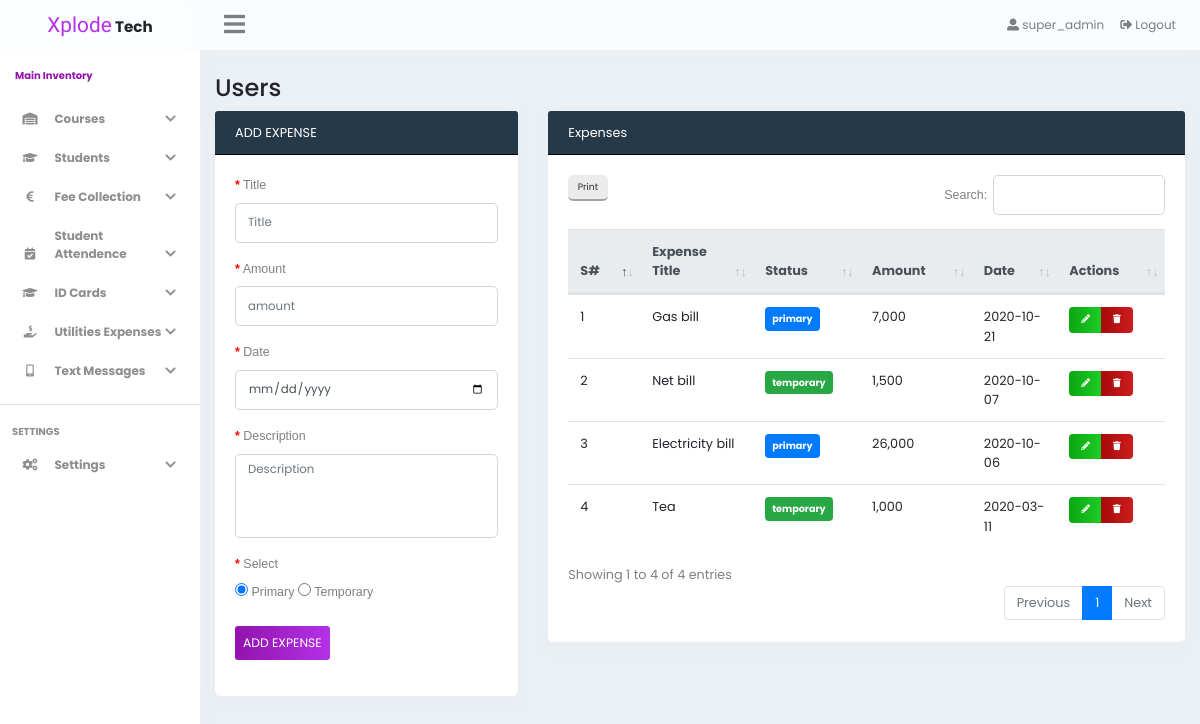
Before: /expenses/create.php (signed in) with the older database file.
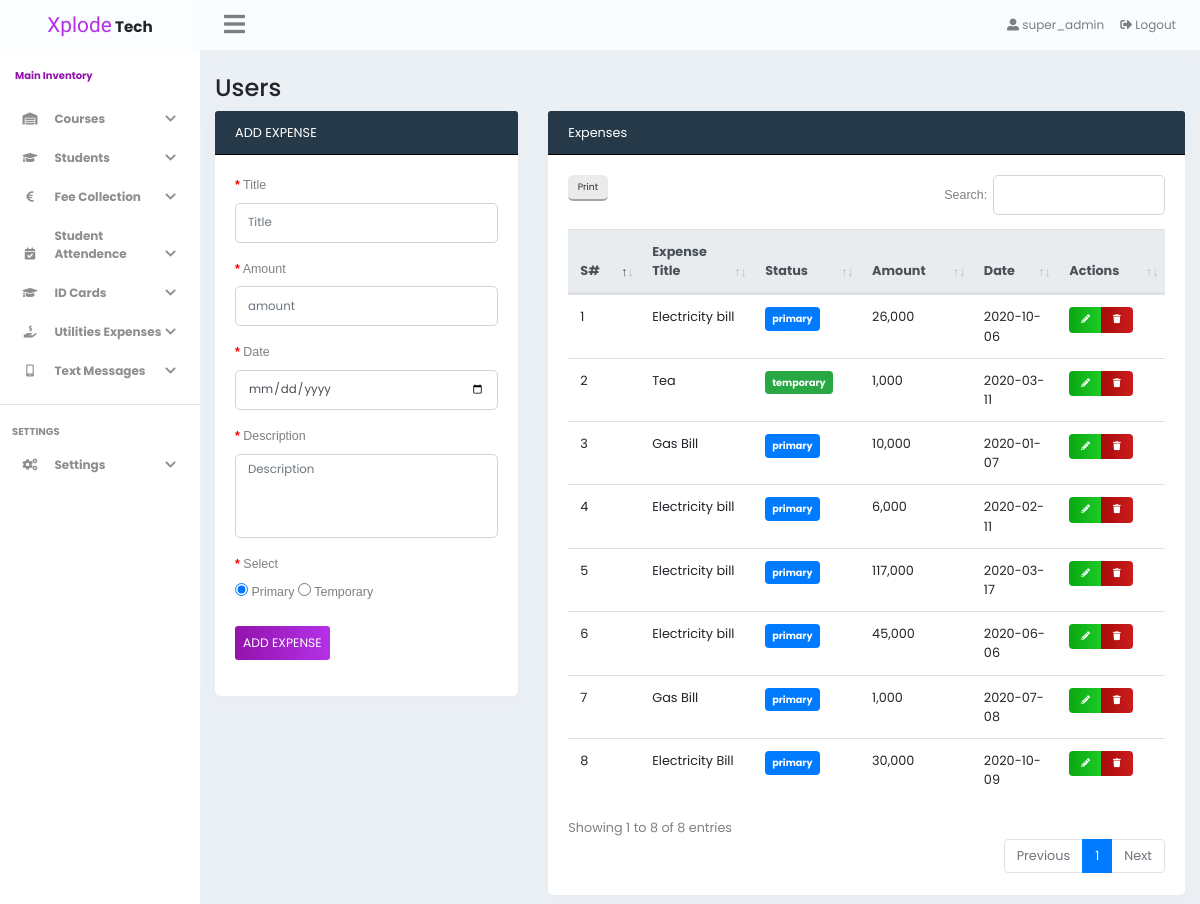
After: the same page with the newer database file.
### tables this page shows
CREATE TABLE `expenses` (
  `id` int(11) NOT NULL AUTO_INCREMENT,
  `title` varchar(50) NOT NULL,
  `amount` float NOT NULL,
  `date` date NOT NULL,
  `description` varchar(300) NOT NULL,
  `status` varchar(50) NOT NULL,
  `created_at` timestamp NOT NULL DEFAULT current_timestamp(),
  `updated_at` timestamp NOT NULL DEFAULT current_timestamp(),
  PRIMARY KEY (`id`)
);

### layouts/sidebar.php (called while the page is built, shortened)
<?php
include_once dirname(__DIR__) . '/classes/addUser.php';
$add = new ADDUsers();
$email = '';
if(isset($_SESSION['email'])){
    $email = $_SESSION['email'];
}
$sql = "SELECT role FROM `users` WHERE email = :email";
$role =   $add->SelectRole($sql , $email);
?>

### classes/db.php (called while the page is built, shortened)
<?php
class db {
       public function __construct(){
        try{
            $this->db = new PDO('mysql:host=localhost;dbname=xplode-tech','root','');
        }catch(PDOException $e){
            echo 'Please Check' .$e->getMessage();
        }
       }
   }
?>

### classes/addUser.php (called while the page is built, shortened)
<?php
include_once "db.php";
class ADDUsers extends db {
    public function SelectRole($sql , $email){
        $stmt = $this->db->prepare($sql);
        $stmt->bindParam(":email" , $email);
        $stmt->execute();
        if($stmt->rowCount() > 0){
            $res = $stmt->fetch();
            return $res['role'];
        }
    }
}
?>

### classes/expenses.php (the view, shortened to what the changed rows need)
<?php
include_once 'db.php';
class Expenses extends db {
    public function dataView($sql , $role){
        $stmt = $this->db->prepare($sql);
        $stmt->execute();
        ?><tbody><?php
        if($stmt->rowCount() > 0){
            $i = 0;
            while($row = $stmt->fetch(PDO::FETCH_ASSOC)){
                ?>
                    <tr>
                        <td><?php  echo ++$i;  ?></td>
                        <td><?php   echo $row['title'];  ?></td>
                        <td>
                            <?php
                                $status = $row['status'];
                                if($status == 'primary'){
                                    ?>
                                        <span class="badge badge-primary" style="padding:7px;"><?php echo $status;  ?></span>
                                    <?php
                                }elseif($status == 'temporary'){
                                    ?>
                                        <span class="badge badge-success" style="padding:7px;"><?php  echo $status;  ?></span>
                                    <?php
                                }
                            ?>
                        </td>
                        <td><?php echo number_format($row['amount']);  ?></td>
                        <td><?php echo $row['date'];  ?></td>
                        <?php if($role === 'super_admin'){  ?>
                        <td>
                            <div class="btn-group">
                                <a href="expenses/edit.php?id=<?php echo $row['id'];  ?>" class="btn btn-success btn-xs">
                                <i class="fas fa-pencil-alt"></i>
                                </a>
                                <a href="#" onclick="event.preventDefault(); deleteExpensess(event , <?php  echo $row['id'];  ?>)" class="btn btn-danger btn-xs">
                                    <i class="fas fa-trash"></i>
                                </a>
                            </div>
                        </td>
                        <?php  }  ?>
                    </tr>
                <?php
            }?></tbody><?php
        }
    }
}
?>

### expenses/create.php (shortened to what the changed rows need)
<!DOCTYPE html>
<html lang="en">
<head>
    <?php  require_once dirname(__DIR__) .'/layouts/header.php';   ?>
</head>
<body style="height :100vh">
    <div class="container-fluid">
        <div class="row">
             <?php require_once dirname(__DIR__) .'/layouts/sidebar.php' ?>
            <div class="col-sm-10 main-area">
               <div class="container">
                   <div class="row">
                     <?php  include_once dirname(__DIR__). '/lib/expenses/create.php'  ?>
                       <div class="col-sm-8">
                            <div class="card">
                                <div class="card-body">
                                    <div class="table-responsive">
                                        <table id="cour" class="table  table-hover" style="width:100%">
                                            <thead class="thead-light">
                                                <tr>
                                                    <th>S#</th>
                                                    <th>Expense Title</th>
                                                    <th>Status</th>
                                                    <th>Amount</th>
                                                    <th>Date</th>
                                                    <?php if($role === 'super_admin'){  ?>
                                                    <th>Actions</th>
                                                </tr>
                                                    <?php  } ?>
                                            </thead>
                                            <?php
                                                include_once dirname(__DIR__) . '/classes/expenses.php';
                                                $expens = new Expenses();
                                                $sql = "SELECT * FROM `expenses`";
                                                $expens->dataView($sql , $role);
                                            ?>
                                        </table>
                                    </div>
                                </div>
                            </div>
                         </div>
                       </div>
                   </div>
               </div>
            </div>
        </div>
</body>
</html>

Changed rows visible on the page:
removed expenses: title "Gas bill", status "primary", amount "7,000", date "2020-10-21"
removed expenses: title "Net bill", status "temporary", amount "1,500", date "2020-10-07"
added expenses: title "Gas Bill", status "primary", amount "10,000", date "2020-01-07"
added expenses: title "Electricity bill", status "primary", amount "6,000", date "2020-02-11"
added expenses: title "Electricity bill", status "primary", amount "117,000", date "2020-03-17"
added expenses: title "Electricity bill", status "primary", amount "45,000", date "2020-06-06"
added expenses: title "Gas Bill", status "primary", amount "1,000", date "2020-07-08"
added expenses: title "Electricity Bill", status "primary", amount "30,000", date "2020-10-09"
Other visible differences:
text written by a page script: "Print Search: Showing 1 to 4 of 4 entries Previous 1 Next" → "Print Search: Showing 1 to 8 of 8 entries Previous 1 Next"
